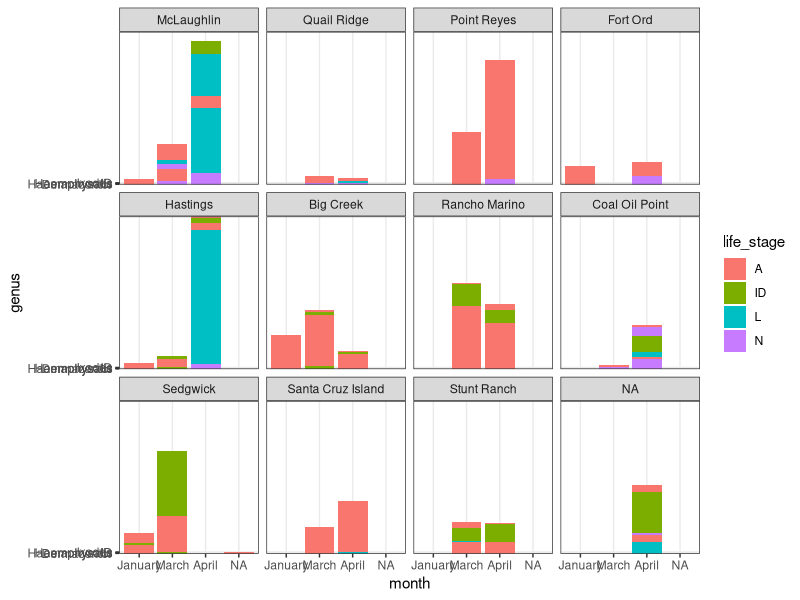
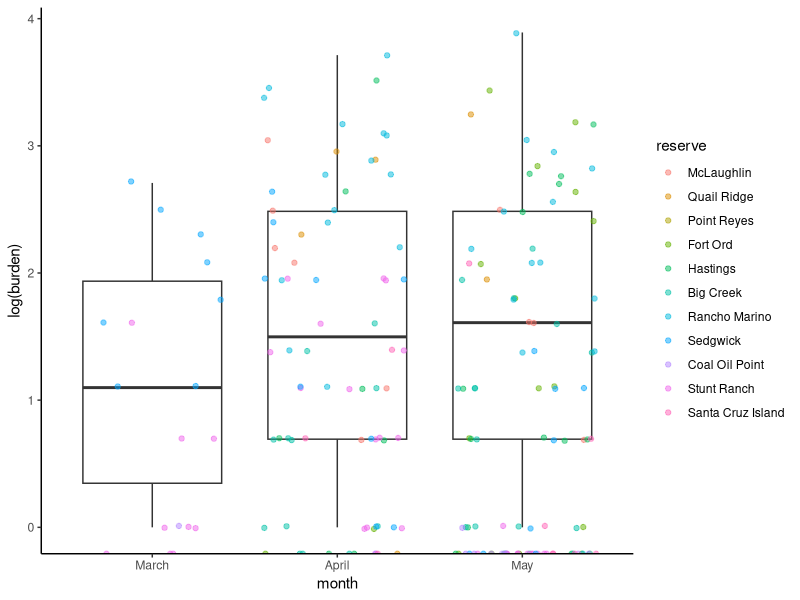
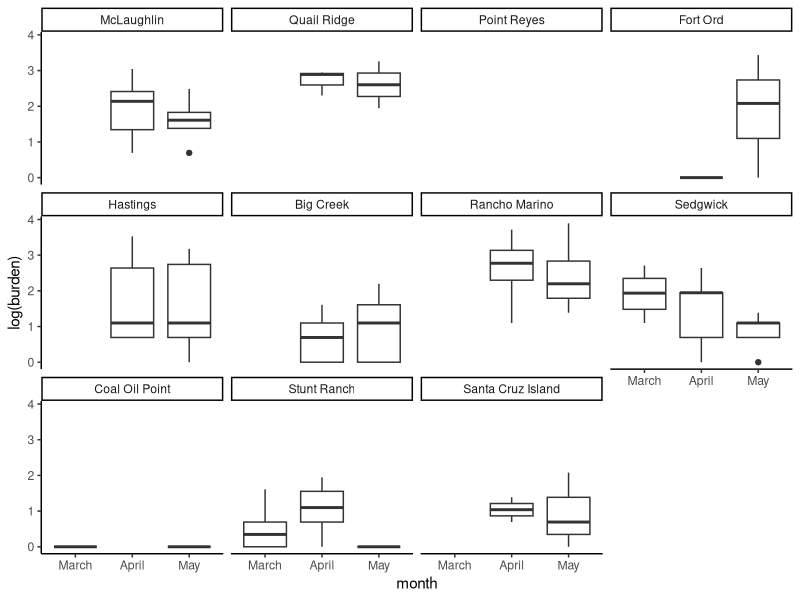
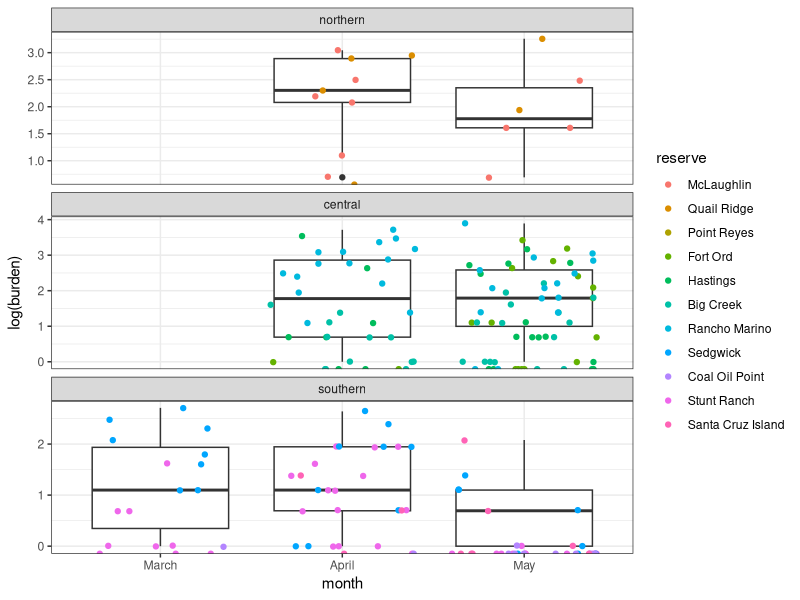
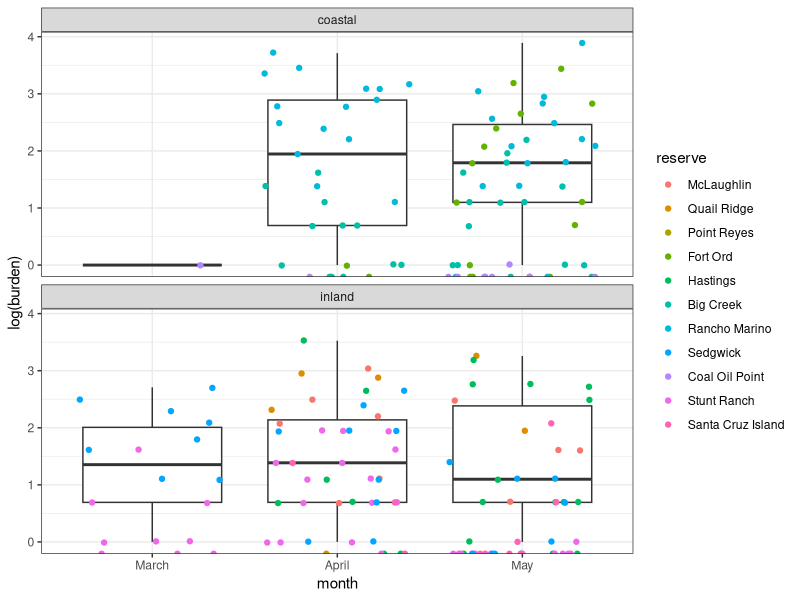
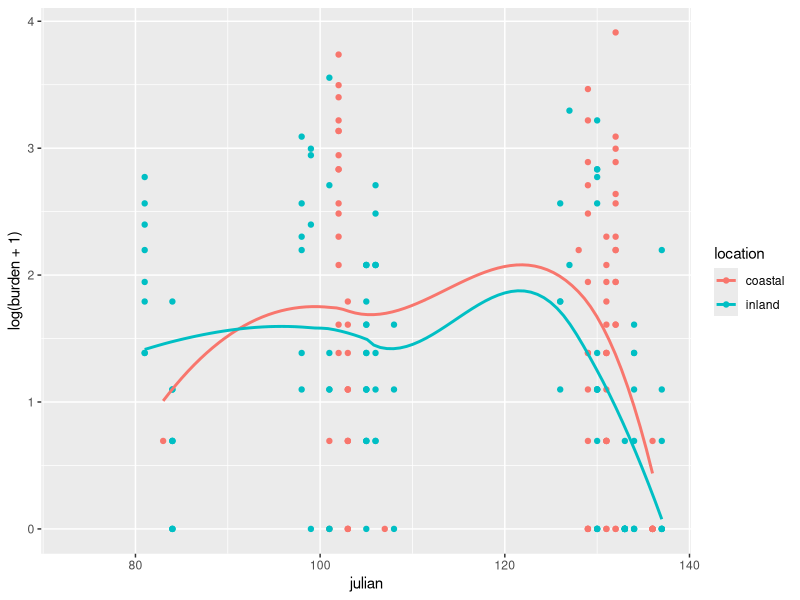
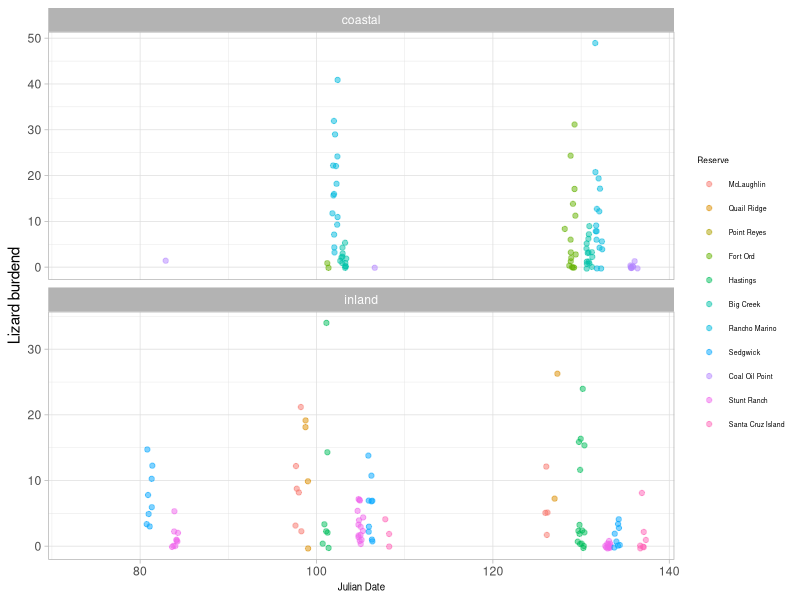
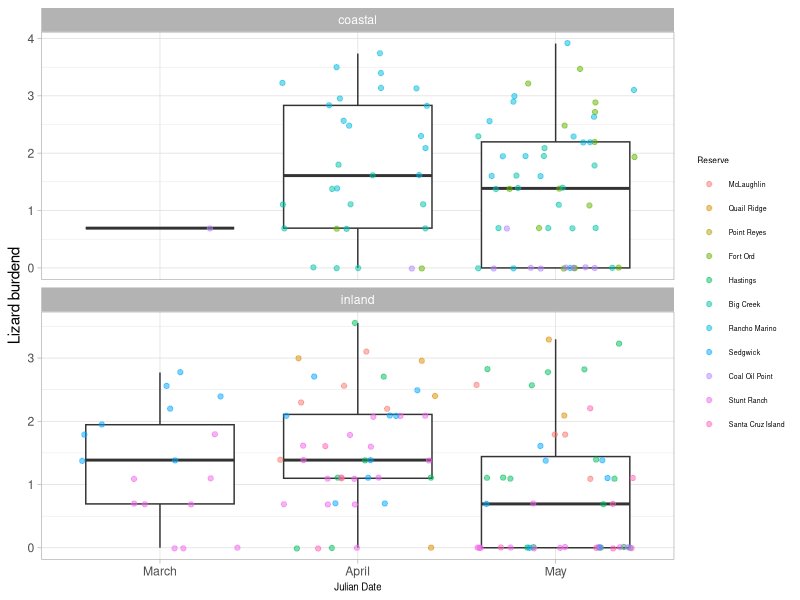

Write R code to recreate these figures, in order. (Note: this script raises an error after producing the figures.)
## ---- chunk 1
knitr::opts_chunk$set(echo = TRUE)

library(readr)
library(tidyverse)
library(ggplot2)

prelim <- read_csv("California Tick Data Base - Sheet1.csv")

levels(prelim$reserve)[levels(prelim$reserve) == "Sedgewick"] <- "Sedgwick"
levels(prelim$genus)[levels(prelim$genus) == "Haemphysalis"] <- "Haemaphysalis"


prelim <- subset(prelim, reserve != "Paradise Reserve")
prelim$reserve
prelim$month <- factor(prelim$month,
                       levels = c("January", "March", "April", "May"))

unique(prelim$reserve)
unique(prelim$genus)
prelim$reserve <- factor(prelim$reserve,
                       levels = c("McLaughlin", "Quail Ridge", "Point Reyes",
                                  "Fort Ord", "Hastings", "Big Creek", "Rancho Marino",
                                  "Coal Oil Point", "Sedgwick", "Santa Cruz Island", "Stunt Ranch"))
## ---- chunk 2

dim(prelim)


ggplot(prelim, aes(y = genus, x = month, fill = life_stage )) +
  geom_histogram(stat = "identity") +
  facet_wrap(~reserve) +
  theme_bw()


## ---- chunk 3

liz <- read_csv("Mathias2021_FieldData_Lizard - Sheet1.csv")
dim(liz)

names(liz) <- c('reserve', 'round', 'date', 'liz', 'burden', 'site')

liz$round <- as.factor(liz$round)


liz$region <- liz$reserve

liz$region[liz$reserve == "McLaughlin"] <- "northern"
liz$region[liz$reserve == "Quail Ridge"] <- "northern"
liz$region[liz$reserve == "Point Reyes"] <- "northern"

liz$region[liz$reserve == "Fort Ord"] <- "central"
liz$region[liz$reserve == "Hastings"] <- "central"
liz$region[liz$reserve == "Big Creek"] <- "central"
liz$region[liz$reserve == "Rancho Marino"] <- "central"

liz$region[liz$reserve == "Sedgwick"] <- "southern"
liz$region[liz$reserve == "Coal Oil Point"] <- "southern"
liz$region[liz$reserve == "Stunt Ranch"] <- "southern"
liz$region[liz$reserve == "Santa Cruz Island"] <- "southern"


liz$reserve <- factor(liz$reserve,
                      levels = c("McLaughlin", "Quail Ridge", "Point Reyes",
                                 "Fort Ord", "Hastings", 
                                 "Big Creek", "Rancho Marino",
                                 "Sedgwick", "Coal Oil Point",
                                 "Stunt Ranch", "Santa Cruz Island"))



liz$location <- liz$region

liz$location[liz$reserve == "McLaughlin"] <- "inland"
liz$location[liz$reserve == "Quail Ridge"] <- "inland"
liz$location[liz$reserve == "Point Reyes"] <- "coastal"

liz$location[liz$reserve == "Fort Ord"] <- "coastal"
liz$location[liz$reserve == "Hastings"] <- "inland"
liz$location[liz$reserve == "Big Creek"] <- "coastal"
liz$location[liz$reserve == "Rancho Marino"] <- "coastal"

liz$location[liz$reserve == "Sedgwick"] <- "inland"
liz$location[liz$reserve == "Coal Oil Point"] <- "coastal"
liz$location[liz$reserve == "Stunt Ranch"] <- "inland"
liz$location[liz$reserve == "Santa Cruz Island"] <- "inland"


liz$month <- liz$date

liz$month[liz$round == "2"] <- "March"
liz$month[liz$round == "3"] <- "April"
liz$month[liz$round == "4"] <- "May"

liz$month <- factor(liz$month, 
                    levels = c("March", "April", "May"))

liz$region <- factor(liz$region, 
                     levels = c("northern", "central", "southern"))

## ---- chunk 4
ggplot(liz, aes(x = month, y = log(burden))) +
  geom_boxplot() +
  geom_jitter(aes(color = reserve), alpha = .5) +
  theme_classic()

ggplot(liz, aes(x = month, y = log(burden))) +
  geom_boxplot() +
  facet_wrap(~reserve) +
  theme_classic()

ggplot(liz, aes(x = month, y = log(burden))) +
  geom_boxplot() +
  facet_wrap(~region, scale = "free_y",ncol = 1) +
  geom_jitter(aes(color = reserve))+
  theme_bw()

ggplot(liz, aes(x = month, y = log(burden))) +
  geom_boxplot() +
  facet_wrap(~location, ncol = 1) +
  geom_jitter(aes(color = reserve))+
  theme_bw()


liz$julian <- as.Date(liz$date, format = "%m/%d/ %y")

liz$julian <- format(liz$julian, "%j")

liz$julian <- as.numeric(liz$julian)
ggplot(liz, aes(x = julian, y = log(burden +1 ), color = location))+
  geom_point() +
  geom_smooth(se = FALSE)

ggplot(liz, aes(x = julian, y = burden, color = reserve)) +
  geom_jitter(alpha = .5) +
  facet_wrap(~ location, scale = "free_y",ncol = 1) +
  theme_light() +
  theme(legend.text = element_text(size = 5),
        legend.title = element_text(size = 6),
        axis.title.x = element_text(size = 7)) +
  labs(y = "Lizard burdend", x = "Julian Date", color = "Reserve")

ggplot(liz, aes(x = month, y = log(burden +1 ))) +
    geom_boxplot()+
  geom_jitter(alpha = .5, aes(color = reserve)) +
  facet_wrap(~ location, scale = "free_y",ncol = 1) +
  theme_light() +
  theme(legend.text = element_text(size = 5),
        legend.title = element_text(size = 6),
        axis.title.x = element_text(size = 7)) +
  labs(y = "Lizard burdend", x = "Julian Date", color = "Reserve")


ggplot(liz, aes(x = month, y = log(burden +1 ))) +
    geom_boxplot()+
  geom_jitter(alpha = .5, aes(color = reserve)) +
  facet_wrap(~ region,ncol = 1) +
  theme_light() +
  theme(legend.text = element_text(size = 5),
        legend.title = element_text(size = 6),
        axis.title.x = element_text(size = 7)) +
  labs(y = "Lizard burdend", x = "Month", color = "Reserve")

ggplot(liz, aes(x = month, y = log(burden +1 ))) +
    geom_boxplot()+
  geom_jitter(alpha = .5) +
  facet_wrap(~ region,ncol = 1) +
    theme_minimal() +
  theme(strip.background = element_rect(fill = 'gray95'))+
  theme(strip.text.x = element_text(face = 'bold'))+
  theme(legend.text = element_text(size = 5),
        legend.title = element_text(size = 6),
        axis.title.x = element_text(size = 7)) +
  labs(y = "Lizard burdend", x = "Month", color = "Reserve")


burdens_site <-aggregate(burden ~ reserve, data = liz, FUN = sum)

burdens_site$reserve <- factor(burdens_site$reserve,
                      levels = c("McLaughlin", "Quail Ridge", "Point Reyes",
                                 "Fort Ord", "Hastings", 
                                 "Big Creek", "Rancho Marino",
                                 "Sedgwick", "Coal Oil Point",
                                 "Stunt Ranch", "Santa Cruz Island"))




burdens_month <-aggregate(burden ~ month + region, data = liz, FUN = sum)


 
ggplot(burdens_site, aes(x = burden, y = reserve)) +
  geom_histogram(stat = "identity") +
  theme(axis.text.x = element_text(angle = 45, vjust = .5)) 

ggplot(burdens_month, aes(y = burden, x = month)) +
  geom_histogram(stat = "identity") +
  theme(axis.text.x = element_text(angle = 45, vjust = .5)) 



ggplot(liz, aes(x = month, y = log(burden + 1))) +
  geom_boxplot() +
  facet_wrap(~reserve)
## ---- chunk 5
library(car)

qqPlot(log(liz$burden + 1))

t.test(burden ~ location, data = liz)
liz$region <- as.factor(liz$region)
liz_aov <- aov(burden ~ region, data = liz)
summary(liz_aov)
library(multcomp)

TukeyHSD(liz_aov)

post_hoc <- glht(liz_aov, linfct = mcp(region = 'Tukey'))
summary(post_hoc)

confint(post_hoc)
cld(post_hoc)
plot(post_hoc)



plot(lm(log(burden +1) ~ region, data = liz))
summary(lm(log(burden +1) ~ location, data = liz))


mean(liz$burden[liz$region == "northern"], na.rm = TRUE)
mean(liz$burden[liz$region == "central"], na.rm = TRUE)
mean(liz$burden[liz$region == "southern"], na.rm = TRUE)

mean(liz$burden[liz$location == "inland"], na.rm = TRUE)
mean(liz$burden[liz$location == "coastal"], na.rm = TRUE)

ggplot(liz, aes(y = log(burden + 1), x = region)) +
    geom_boxplot(fill = "grey89",outlier.shape = NA) +
  geom_jitter(aes(color = reserve), alpha = .3) +
  theme_classic() +
  labs(x = "Region", y = "log(Lizard Burden + 1)",
       title = "Lizard burden by region") +
  theme(legend.text = element_text(size = 5))


ggplot(liz, aes(y = log(burden + 1), x = region)) +
    geom_boxplot(fill = "grey89",outlier.shape = NA) +
  geom_jitter(aes(color = reserve), alpha = .3) +
  facet_wrap(~month, ncol = 1)+
  theme_classic() +
  labs(x = "Region", y = "log(Lizard Burden + 1)",
       title = "Lizard burden by region") +
  theme(legend.text = element_text(size = 5))


ggplot(liz, aes(y = log(burden + 1), x = location)) +
    geom_boxplot(fill = "grey89",outlier.shape = NA) +
  geom_jitter(aes(color = reserve), alpha = .3) +
  theme_classic() +
  labs(x = "Region", y = "log(Lizard Burden + 1)",
       title = "Lizard burden by location") +
  theme(legend.text = element_text(size = 5))


liz_counts <-liz %>%
  group_by(reserve, month) %>%
  summarise(freq = length(liz), .groups = 'drop')

ggplot(liz_counts, aes(y = freq, x = reserve,fill = month)) +
  geom_histogram(stat = "identity") +
  coord_flip()
  theme(axis.text.x = element_text(size = 5)) +
    coord_flip()
  
liz_counts_region <-liz %>%
  group_by(region, month) %>%
  summarise(freq = length(liz), .groups = 'drop')

ggplot(liz_counts_region, aes(y = freq, x = region,fill = month)) +
  geom_histogram(stat = "identity") +
  coord_flip()
  theme(axis.text.x = element_text(size = 5)) +
    coord_flip()
